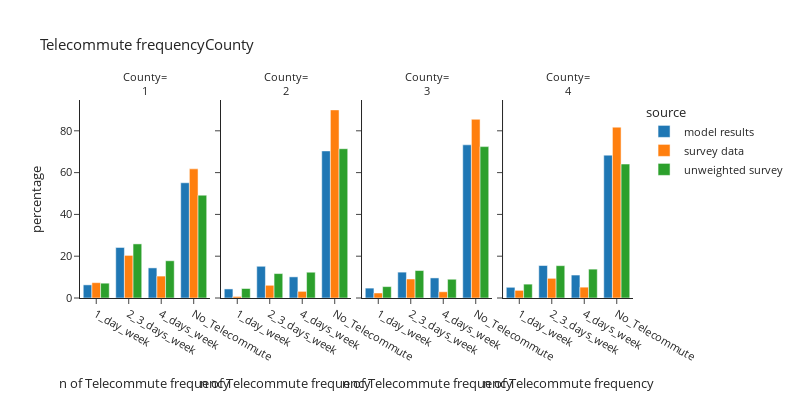

The cell this chart's notebook holds for it:
### Code cell
fig = util.plot_segments(per_data, 'telecommute_frequency', 'county_id', 'Telecommute frequency', 'County', 'County')
fig.show()

### Figure 1 — Plotly figure (JSON) as saved in the notebook; plotly's stock layout.template omitted (floating-point values rounded to 4 significant figures)
{"data": [{"alignmentgroup": "True", "hovertemplate": "source=model results<br>county_id=1<br>telecommute_frequency=%{x}<br>percentage=%{y}<extra></extra>", "legendgroup": "model results", "marker": {"color": "#1F77B4", "pattern": {"shape": ""}}, "name": "model results", "offsetgroup": "model results", "orientation": "v", "showlegend": true, "textposition": "auto", "type": "bar", "x": ["1_day_week", "2_3_days_week", "4_days_week", "No_Telecommute"], "xaxis": "x", "y": [6.282, 24.18, 14.41, 55.13], "yaxis": "y"}, {"alignmentgroup": "True", "hovertemplate": "source=model results<br>county_id=2<br>telecommute_frequency=%{x}<br>percentage=%{y}<extra></extra>", "legendgroup": "model results", "marker": {"color": "#1F77B4", "pattern": {"shape": ""}}, "name": "model results", "offsetgroup": "model results", "orientation": "v", "showlegend": false, "textposition": "auto", "type": "bar", "x": ["1_day_week", "2_3_days_week", "4_days_week", "No_Telecommute"], "xaxis": "x2", "y": [4.335, 15.18, 10.11, 70.37], "yaxis": "y2"}, {"alignmentgroup": "True", "hovertemplate": "source=model results<br>county_id=3<br>telecommute_frequency=%{x}<br>percentage=%{y}<extra></extra>", "legendgroup": "model results", "marker": {"color": "#1F77B4", "pattern": {"shape": ""}}, "name": "model results", "offsetgroup": "model results", "orientation": "v", "showlegend": false, "textposition": "auto", "type": "bar", "x": ["1_day_week", "2_3_days_week", "4_days_week", "No_Telecommute"], "xaxis": "x3", "y": [4.734, 12.37, 9.608, 73.29], "yaxis": "y3"}, {"alignmentgroup": "True", "hovertemplate": "source=model results<br>county_id=4<br>telecommute_frequency=%{x}<br>percentage=%{y}<extra></extra>", "legendgroup": "model results", "marker": {"color": "#1F77B4", "pattern": {"shape": ""}}, "name": "model results", "offsetgroup": "model results", "orientation": "v", "showlegend": false, "textposition": "auto", "type": "bar", "x": ["1_day_week", "2_3_days_week", "4_days_week", "No_Telecommute"], "xaxis": "x4", "y": [5.119, 15.54, 10.99, 68.36], "yaxis": "y4"}, {"alignmentgroup": "True", "hovertemplate": "source=survey data<br>county_id=1<br>telecommute_frequency=%{x}<br>percentage=%{y}<extra></extra>", "legendgroup": "survey data", "marker": {"color": "#FF7F0E", "pattern": {"shape": ""}}, "name": "survey data", "offsetgroup": "survey data", "orientation": "v", "showlegend": true, "textposition": "auto", "type": "bar", "x": ["1_day_week", "2_3_days_week", "4_days_week", "No_Telecommute"], "xaxis": "x", "y": [7.338, 20.38, 10.49, 61.79], "yaxis": "y"}, {"alignmentgroup": "True", "hovertemplate": "source=survey data<br>county_id=2<br>telecommute_frequency=%{x}<br>percentage=%{y}<extra></extra>", "legendgroup": "survey data", "marker": {"color": "#FF7F0E", "pattern": {"shape": ""}}, "name": "survey data", "offsetgroup": "survey data", "orientation": "v", "showlegend": false, "textposition": "auto", "type": "bar", "x": ["1_day_week", "2_3_days_week", "4_days_week", "No_Telecommute"], "xaxis": "x2", "y": [0.7348, 6.08, 3.179, 90.01], "yaxis": "y2"}, {"alignmentgroup": "True", "hovertemplate": "source=survey data<br>county_id=3<br>telecommute_frequency=%{x}<br>percentage=%{y}<extra></extra>", "legendgroup": "survey data", "marker": {"color": "#FF7F0E", "pattern": {"shape": ""}}, "name": "survey data", "offsetgroup": "survey data", "orientation": "v", "showlegend": false, "textposition": "auto", "type": "bar", "x": ["1_day_week", "2_3_days_week", "4_days_week", "No_Telecommute"], "xaxis": "x3", "y": [2.397, 9.098, 2.984, 85.52], "yaxis": "y3"}, {"alignmentgroup": "True", "hovertemplate": "source=survey data<br>county_id=4<br>telecommute_frequency=%{x}<br>percentage=%{y}<extra></extra>", "legendgroup": "survey data", "marker": {"color": "#FF7F0E", "pattern": {"shape": ""}}, "name": "survey data", "offsetgroup": "survey data", "orientation": "v", "showlegend": false, "textposition": "auto", "type": "bar", "x": ["1_day_week", "2_3_days_week", "4_days_week", "No_Telecommute"], "xaxis": "x4", "y": [3.65, 9.414, 5.187, 81.75], "yaxis": "y4"}, {"alignmentgroup": "True", "hovertemplate": "source=unweighted survey<br>county_id=1<br>telecommute_frequency=%{x}<br>percentage=%{y}<extra></extra>", "legendgroup": "unweighted survey", "marker": {"color": "#2CA02C", "pattern": {"shape": ""}}, "name": "unweighted survey", "offsetgroup": "unweighted survey", "orientation": "v", "showlegend": true, "textposition": "auto", "type": "bar", "x": ["1_day_week", "2_3_days_week", "4_days_week", "No_Telecommute"], "xaxis": "x", "y": [7.092, 25.89, 17.82, 49.2], "yaxis": "y"}, {"alignmentgroup": "True", "hovertemplate": "source=unweighted survey<br>county_id=2<br>telecommute_frequency=%{x}<br>percentage=%{y}<extra></extra>", "legendgroup": "unweighted survey", "marker": {"color": "#2CA02C", "pattern": {"shape": ""}}, "name": "unweighted survey", "offsetgroup": "unweighted survey", "orientation": "v", "showlegend": false, "textposition": "auto", "type": "bar", "x": ["1_day_week", "2_3_days_week", "4_days_week", "No_Telecommute"], "xaxis": "x2", "y": [4.545, 11.69, 12.34, 71.43], "yaxis": "y2"}, {"alignmentgroup": "True", "hovertemplate": "source=unweighted survey<br>county_id=3<br>telecommute_frequency=%{x}<br>percentage=%{y}<extra></extra>", "legendgroup": "unweighted survey", "marker": {"color": "#2CA02C", "pattern": {"shape": ""}}, "name": "unweighted survey", "offsetgroup": "unweighted survey", "orientation": "v", "showlegend": false, "textposition": "auto", "type": "bar", "x": ["1_day_week", "2_3_days_week", "4_days_week", "No_Telecommute"], "xaxis": "x3", "y": [5.449, 13.14, 8.974, 72.44], "yaxis": "y3"}, {"alignmentgroup": "True", "hovertemplate": "source=unweighted survey<br>county_id=4<br>telecommute_frequency=%{x}<br>percentage=%{y}<extra></extra>", "legendgroup": "unweighted survey", "marker": {"color": "#2CA02C", "pattern": {"shape": ""}}, "name": "unweighted survey", "offsetgroup": "unweighted survey", "orientation": "v", "showlegend": false, "textposition": "auto", "type": "bar", "x": ["1_day_week", "2_3_days_week", "4_days_week", "No_Telecommute"], "xaxis": "x4", "y": [6.63, 15.47, 13.81, 64.09], "yaxis": "y4"}], "layout": {"annotations": [{"font": {}, "showarrow": false, "text": "County=<br>1", "x": 0.1175, "xanchor": "center", "xref": "paper", "y": 1.0, "yanchor": "bottom", "yref": "paper"}, {"font": {}, "showarrow": false, "text": "County=<br>2", "x": 0.3725, "xanchor": "center", "xref": "paper", "y": 1.0, "yanchor": "bottom", "yref": "paper"}, {"font": {}, "showarrow": false, "text": "County=<br>3", "x": 0.6275, "xanchor": "center", "xref": "paper", "y": 1.0, "yanchor": "bottom", "yref": "paper"}, {"font": {}, "showarrow": false, "text": "County=<br>4", "x": 0.8825, "xanchor": "center", "xref": "paper", "y": 1.0, "yanchor": "bottom", "yref": "paper"}], "barmode": "group", "font": {"size": 11}, "height": 400, "legend": {"title": {"text": "source"}, "tracegroupgap": 0}, "title": {"text": "Telecommute frequencyCounty"}, "width": 800, "xaxis": {"anchor": "y", "domain": [0.0, 0.235], "title": {"text": "n of Telecommute frequency"}}, "xaxis2": {"anchor": "y2", "domain": [0.255, 0.49], "matches": "x", "title": {"text": "n of Telecommute frequency"}}, "xaxis3": {"anchor": "y3", "domain": [0.51, 0.745], "matches": "x", "title": {"text": "n of Telecommute frequency"}}, "xaxis4": {"anchor": "y4", "domain": [0.765, 1.0], "matches": "x", "title": {"text": "n of Telecommute frequency"}}, "yaxis": {"anchor": "x", "domain": [0.0, 1.0], "title": {"text": "percentage"}}, "yaxis2": {"anchor": "x2", "domain": [0.0, 1.0], "matches": "y", "showticklabels": false}, "yaxis3": {"anchor": "x3", "domain": [0.0, 1.0], "matches": "y", "showticklabels": false}, "yaxis4": {"anchor": "x4", "domain": [0.0, 1.0], "matches": "y", "showticklabels": false}}}
